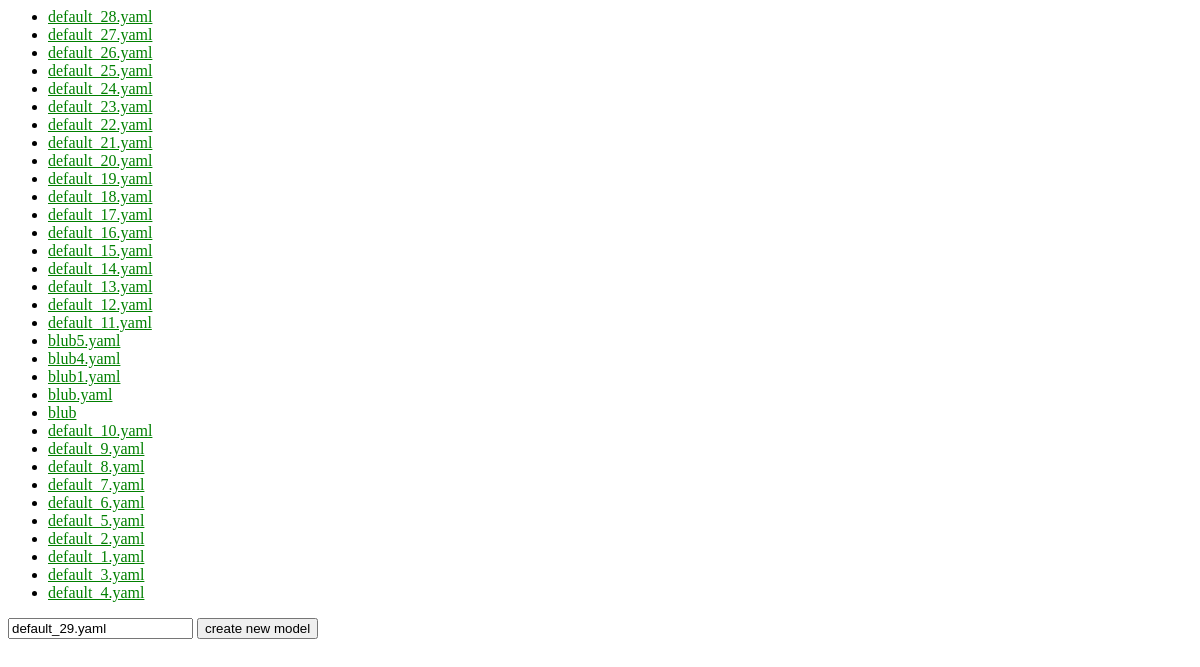
Before: /yaml_creator/ with the older database file.
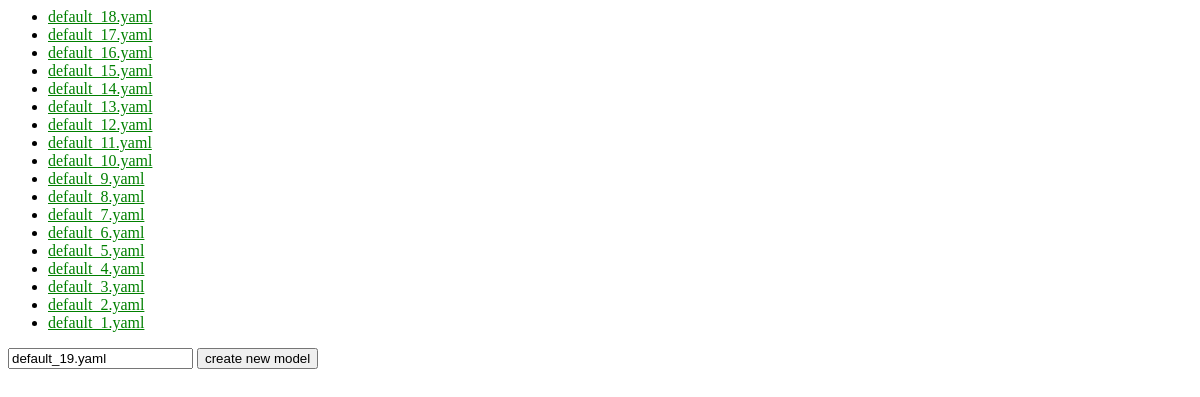
After: the same page with the newer database file.
### yaml_creator/models/ModelDescriptor.py (models this page shows)
class ModelDescriptor(models.Model):
    filename=models.CharField(max_length=200,primary_key=True,default=default_yaml_file_name)
    doi=models.CharField(max_length=200)
    pub_date=models.DateTimeField('date published')

### yaml_creator/views/data_base_index.py (the view)
# urls.py: path('',data_base_index, name='data_base_index'),
def data_base_index(request):
    latest_modeldescriptor_list = ModelDescriptor.objects.order_by('-pub_date')
    context={
        'latest_modeldescriptor_list':latest_modeldescriptor_list,
        'yaml_file_name_default':default_yaml_file_name()}
    print('######################')
    print(context)
    print('######################')
    return render(request,'yaml_creator/data_base_index.html',context)

### yaml_creator/models/ModelDescriptor.py (called while the page is built)
def default_yaml_file_name():
    yaml_file_names=[m.filename for m in ModelDescriptor.objects.all()]
    default_trunk='default_'
    num_str='[0-9]+'
    P_num=re.compile(num_str)
    P=re.compile(default_trunk+num_str+'\.yaml')
    dl=[name for name in yaml_file_names if P.match(name) is not None]
    if len(dl)==0:
        yaml_file_name_default=default_trunk+'1.yaml'
    else:
        nmax=max([int(P_num.search(name).group()) for name in dl])
        yaml_file_name_default=default_trunk+str(nmax+1)+'.yaml'
    return yaml_file_name_default

### yaml_creator/templates/yaml_creator/data_base_index.html (shortened to what this page needs)
{% load static %}
<link rel="stylesheet" type="text/css" href="{% static 'yaml_creator/style.css' %}" />
<ul>
    {% for md in latest_modeldescriptor_list   %}
    	<li>
	    <a href="{%url 'detail' md.filename%}">{{md.filename}}</a>
	</li>
    {% endfor %}
</ul>
<form action="{% url 'create_new_ModelDescriptor'%}" method="post">
	<input type="text" name="filename" value="{{ yaml_file_name_default }}" />
  	<input type="submit" value="create new model" />
</form>

### yaml_creator/static/yaml_creator/style.css (style rules this page uses)
li a { color:green }

Changed rows visible on the page:
removed ModelDescriptor: filename "default_28.yaml"
removed ModelDescriptor: filename "default_27.yaml"
removed ModelDescriptor: filename "default_26.yaml"
removed ModelDescriptor: filename "default_25.yaml"
removed ModelDescriptor: filename "default_24.yaml"
removed ModelDescriptor: filename "default_23.yaml"
removed ModelDescriptor: filename "default_22.yaml"
removed ModelDescriptor: filename "default_21.yaml"
removed ModelDescriptor: filename "default_20.yaml"
removed ModelDescriptor: filename "default_19.yaml"
removed ModelDescriptor: filename "blub5.yaml"
removed ModelDescriptor: filename "blub4.yaml"
removed ModelDescriptor: filename "blub1.yaml"
removed ModelDescriptor: filename "blub.yaml"
removed ModelDescriptor: filename "blub"
changed ModelDescriptor "default_4.yaml": moves up the list
changed ModelDescriptor "default_3.yaml": moves up the list
Other visible differences:
form field filename: "default_29.yaml" → "default_19.yaml"
